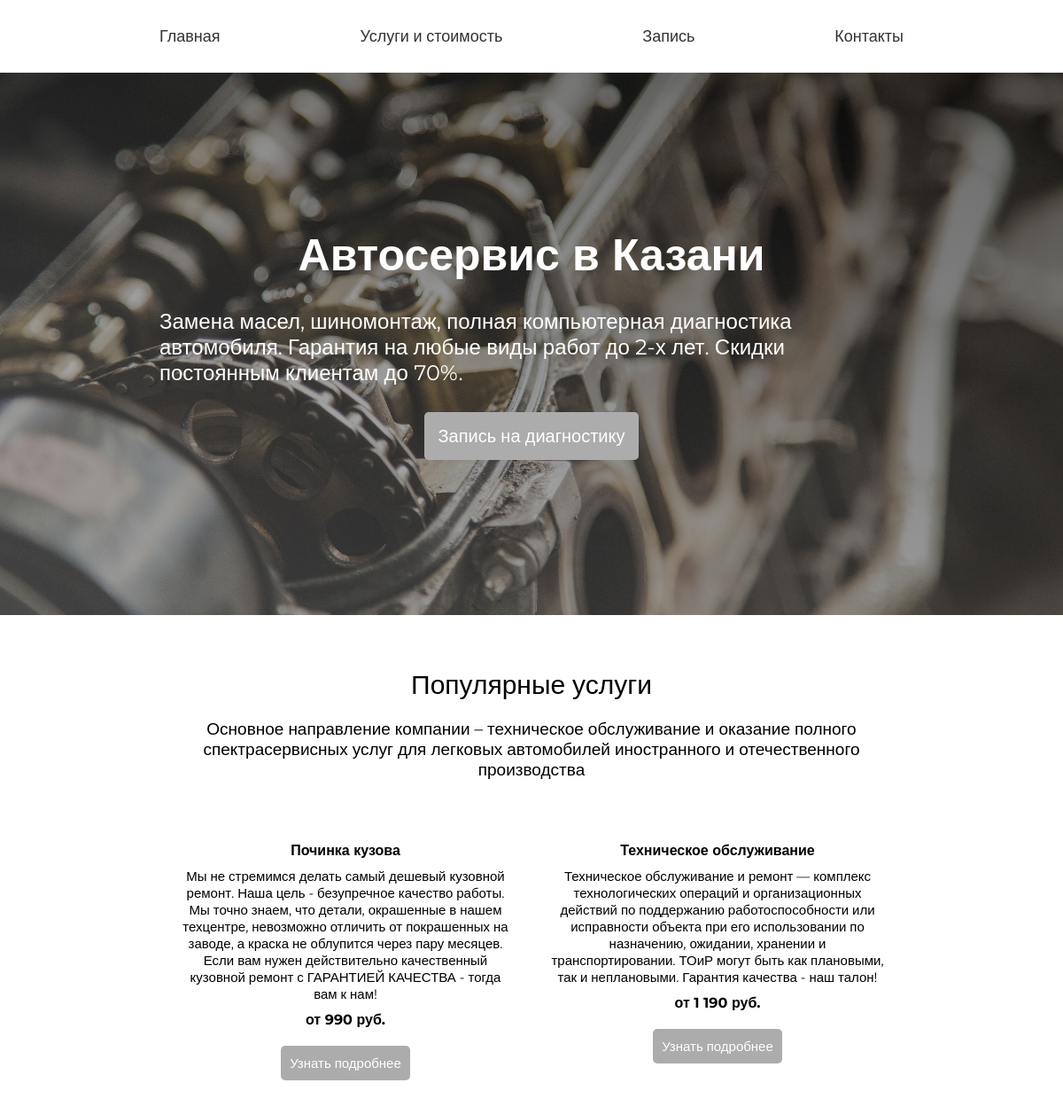
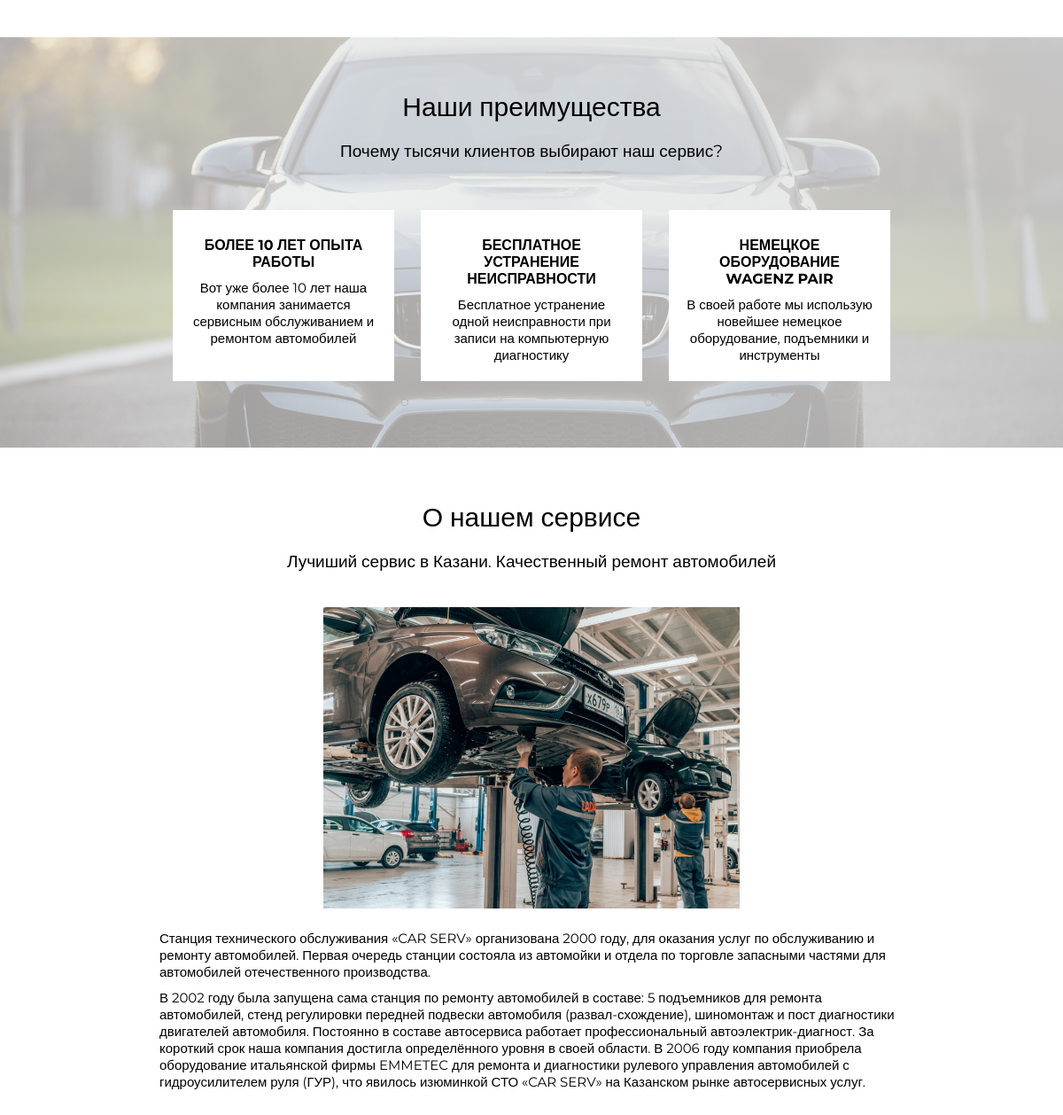
The page / on the database its author committed (2 pictures, top to bottom).
### tables this page shows
CREATE TABLE `services` (
  `id` int NOT NULL,
  `image` varchar(255) NOT NULL,
  `name` varchar(255) NOT NULL,
  `description` varchar(500) NOT NULL,
  `price` varchar(255) NOT NULL,
  `popular` varchar(255) NOT NULL
);

CREATE TABLE `advantages` (
  `id` int NOT NULL,
  `image` varchar(255) NOT NULL,
  `name` varchar(255) NOT NULL,
  `description` varchar(500) NOT NULL
);

### index.php (the view, shortened to what this page needs)
<?php
	require_once 'php/connect.php';
?>
<!DOCTYPE html>
<html lang="en">
<head>
	<link rel="stylesheet" href="../css/style.css">
</head>
<body>
	<header>
		<div class="width">
			<div class="link">
				<a href="index.php">Главная</a>
				<a href="other/services.php">Услуги и стоимость</a>
				<a href="other/recording.php">Запись</a>
				<a href="other/contacts.php">Контакты</a>
			</div>
		</div>
	</header>
	<div class="info">
		<div class="width">
			<div class="main-title"><p>Автосервис в Казани</p></div>
			<div class="main-text"><p>Замена масел, шиномонтаж, полная компьютерная диагностика автомобиля. Гарантия на любые виды работ до 2-х лет. Скидки постоянным клиентам до 70%.</p></div>
			<div class="record"><a href="other/recording.php">Запись на диагностику</a></div>
		</div>
	</div>
	<div class="serv">
		<div class="width">
			<div class="title"><p>Популярные услуги</p></div>
			<div class="text"><p>Основное направление компании – техническое обслуживание и оказание полного спектрасервисных услуг для легковых автомобилей иностранного и отечественного производства</p></div>
			<div class="services">
				<?php
					$services = mysqli_query($connect, "SELECT * FROM `services`");
					$services = mysqli_fetch_all($services);
					foreach ($services as $service) {
						if ($service[5] == 'popular') {
						?>
						<div class="service">
							<div class="name"><p><?= $service[2] ?></p></div>
							<div class="description"><p><?= $service[3] ?></p></div>
							<div class="price"><p>от <?= $service[4] ?> руб.</p></div>
							<div class="details"><a href="other/recording.php">Узнать подробнее</a></div>
						</div>
						<?php
						}
					}
				?>
			</div>
		</div>
	</div>
	<div class="advan">
		<div class="width">
			<div class="title"><p>Наши преимущества</p></div>
			<div class="text"><p>Почему тысячи клиентов выбирают наш сервис?</p></div>
			<div class="advantages">
				<?php
					$advantages = mysqli_query($connect, "SELECT * FROM `advantages`");
					$advantages = mysqli_fetch_all($advantages);
					foreach ($advantages as $advantage) {
						?>
						<div class="advantage">
							<div class="name"><p><?= $advantage[2] ?></p></div>
							<div class="description"><p><?= $advantage[3] ?></p></div>
						</div>
						<?php
					}
				?>
			</div>
		</div>
	</div>
	<div class="about">
		<div class="width">
			<div class="title"><p>О нашем сервисе</p></div>
			<div class="text"><p>Лучиший сервис в Казани. Качественный ремонт автомобилей</p></div>
			<div class="about-info">
				<div class="image"><img src="image/about.jpg" alt="" width="470px"></div>
				<div class="ab-fo">
					<p>Станция технического обслуживания «CAR SERV» организована 2000 году, для оказания услуг по обслуживанию и ремонту автомобилей. Первая очередь станции состояла из автомойки и отдела по торговле запасными частями для автомобилей отечественного производства.</p>
					<p>В 2002 году была запущена сама станция по ремонту автомобилей в составе: 5 подъемников для ремонта автомобилей, стенд регулировки передней подвески автомобиля (развал-схождение), шиномонтаж и пост диагностики двигателей автомобиля. Постоянно в составе автосервиса работает профессиональный автоэлектрик-диагност. За короткий срок наша компания достигла определённого уровня в своей области. В 2006 году компания приобрела оборудование итальянской фирмы EMMETEC для ремонта и диагностики рулевого управления автомобилей с гидроусилителем руля (ГУР), что явилось изюминкой СТО «CAR SERV» на Казанском рынке автосервисных услуг.</p>
				</div>
			</div>
		</div>
	</div>
</body>
</html>

### css/style.css (style rules this page uses)
* { padding: 0; margin: 0; }
body { font-family: 'Montserrat',sans-serif; }
.width { width: 70%; margin: 0 auto; }
.link { display: flex; justify-content: space-between; }
a { text-decoration: none; color: #333; font-size: 18px; }
header a { margin: 30px 0; }
.info .width { padding: 160px 0; display: flex; flex-direction: column; align-items: center; }
.info { background: linear-gradient(207deg, rgba(0, 0, 0, .6), rgba(128, 128, 128, .5)), url(../image/main.jpg); background-repeat: no-repeat; background-position: center; background-size: cover; color: #fff; }
.info a { color: #fff; }
.main-title { font-size: 50px; font-weight: bold; padding: 15px 0; }
.main-text { font-size: 24px; padding: 15px 0; }
.record a { font-size: 20px; font-weight: normal; }
.record { margin: 15px 0; padding: 15px; background-color: #adacac; border-radius: 5px; }
.serv .width { padding: 60px 0; }
.title { font-size: 30px; text-align: center; margin-bottom: 20px; }
.text { font-size: 19px; margin-bottom: 40px; text-align: center; }
.advan { background: linear-gradient(207deg, rgba(220, 220, 220, .9), rgba( 255, 255, 255, .6)), url(../image/advan.jpg); background-repeat: no-repeat; background-position: center; background-size: cover; }
.advan .width { padding: 60px 0; }
.services, .advantages { display: flex; }
.service, .advantage { display: flex; flex-direction: column; align-items: center; padding: 20px; width: 50%; }
.name, .description, .price, .details { padding-top: 10px; }
.description { font-size: 15px; text-align: center; }
.name, .price { font-weight: bold; text-align: center; }
.details { margin-top: 20px; padding: 10px; background-color: #adacac; border-radius: 5px; }
.details a { color: #fff; font-size: 15px; }
.advantage { margin: 15px; background-color: #fff; }
.about .width { padding: 60px 0; }
.about-info { display: flex; }
.ab-fo { padding-left: 20px; font-size: 15px; }
.ab-fo p { margin-bottom: 10px; }
@media (max-width: 1230px) { .about-info { flex-wrap: wrap; flex-direction: column; align-items: center; } }
@media (max-width: 1230px) { .ab-fo { padding-left: 0px; padding-top: 20px; font-size: 15px; } }

### rows shown on the page
services: name "Починка кузова", description "Мы не стремимся делать самый дешевый кузовной ремонт. Наша цель - безупречное качество работы. Мы точно знаем, что детали, окрашенные в нашем техцентре, невозможно отличить от покрашенных на заводе, а краска не облупится через пару месяцев. Если вам нужен действительно качественный кузовной ремонт с ГАРАНТИЕЙ КАЧЕСТВА - тогда вам к нам!", price "990"
services: name "Техническое обслуживание", description "Техническое обслуживание и ремонт — комплекс технологических операций и организационных действий по поддержанию работоспособности или исправности объекта при его использовании по назначению, ожидании, хранении и транспортировании. ТОиР могут быть как плановыми, так и неплановыми. Гарантия качества - наш талон!", price "1 190"
advantages: name "БОЛЕЕ 10 ЛЕТ ОПЫТА РАБОТЫ", description "Вот уже более 10 лет наша компания занимается сервисным обслуживанием и ремонтом автомобилей"
advantages: name "БЕСПЛАТНОЕ УСТРАНЕНИЕ НЕИСПРАВНОСТИ", description "Бесплатное устранение одной неисправности при записи на компьютерную диагностику"
advantages: name "НЕМЕЦКОЕ ОБОРУДОВАНИЕ WAGENZ PAIR", description "В своей работе мы использую новейшее немецкое оборудование, подъемники и инструменты"
